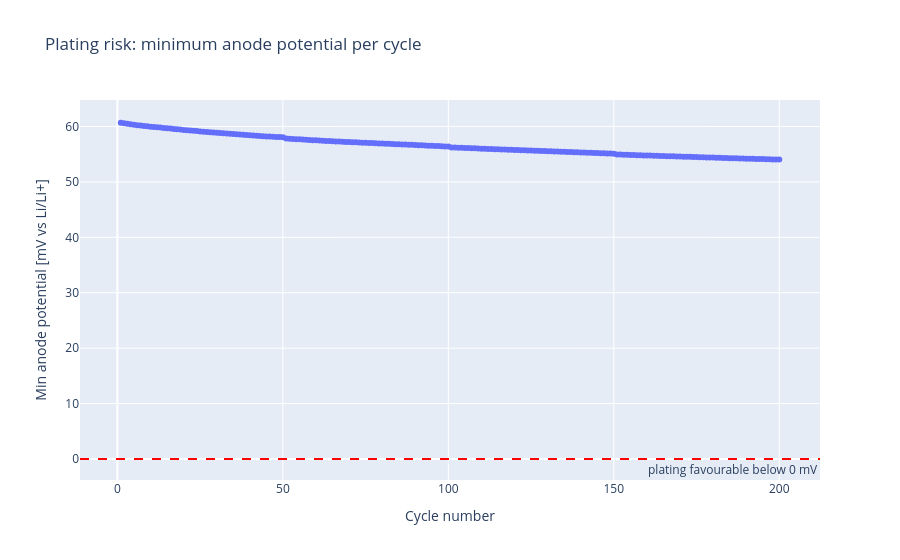

The notebook cell saved with this chart:
### Markdown cell above
### Plating risk: the minimum anode potential

Plating becomes favourable below 0 mV anode potential.
`plot_anode_potential()` tracks each cycle's minimum with the threshold
marked. A 1C protocol stays well clear. A fast-charge protocol trending
toward the line as the cell ages is an early warning.

### Code cell
result.plot_anode_potential()

### Figure 1 — Plotly figure (JSON) as saved in the notebook; plotly's stock layout.template omitted (floating-point values rounded to 4 significant figures; data arrays with more than 128 entries replaced by an {"elided": "..."} marker saying what was removed)
{"data": [{"mode": "lines+markers", "name": "min anode potential", "type": "scatter", "x": {"elided": "200 int values"}, "y": {"elided": "200 float values"}}], "layout": {"annotations": [{"showarrow": false, "text": "plating favourable below 0 mV", "x": 1, "xanchor": "right", "xref": "x domain", "y": 0, "yanchor": "top", "yref": "y"}], "shapes": [{"line": {"color": "red", "dash": "dash"}, "type": "line", "x0": 0, "x1": 1, "xref": "x domain", "y0": 0, "y1": 0, "yref": "y"}], "title": {"text": "Plating risk: minimum anode potential per cycle"}, "xaxis": {"title": {"text": "Cycle number"}}, "yaxis": {"title": {"text": "Min anode potential [mV vs Li/Li+]"}}}}
